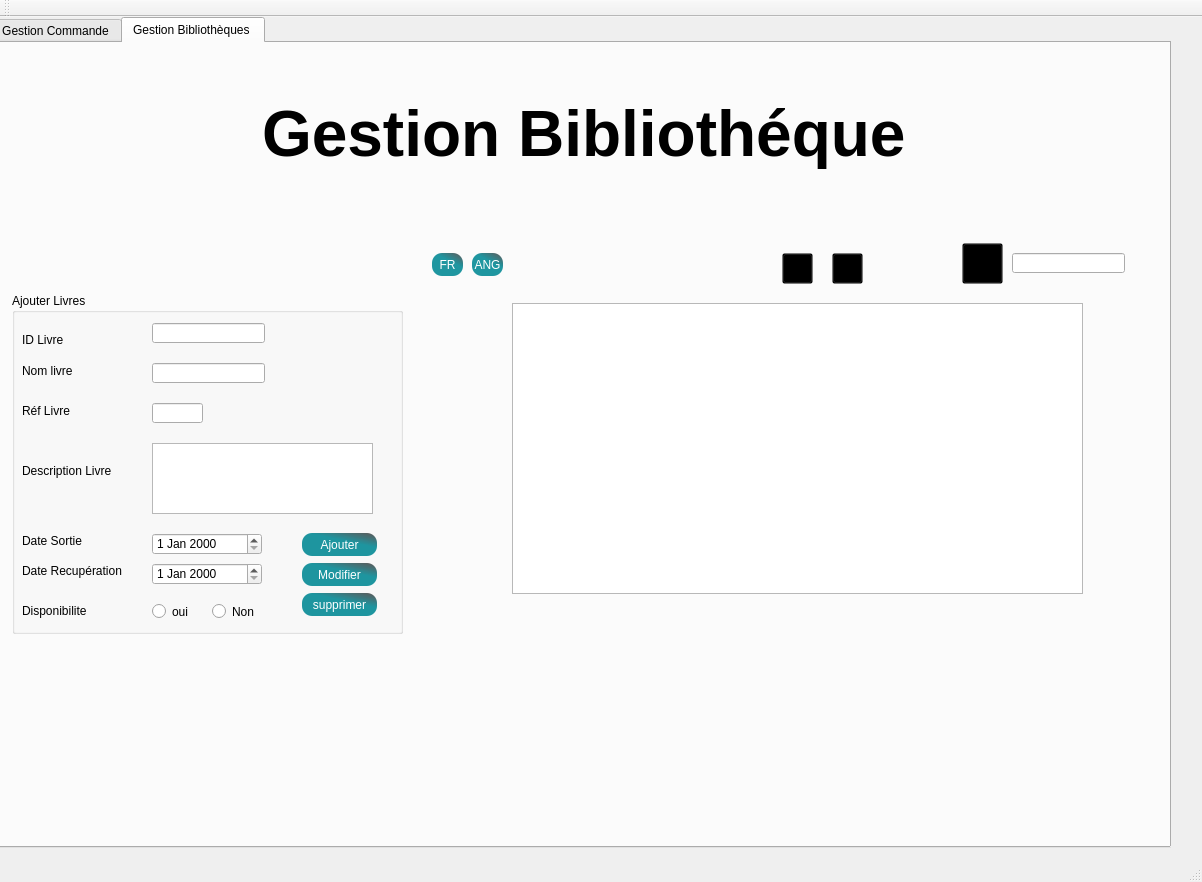
<?xml version="1.0" encoding="UTF-8"?>
<ui version="4.0">
 <class>MainWindow</class>
 <widget class="QMainWindow" name="MainWindow">
  <property name="geometry">
   <rect>
    <x>0</x>
    <y>0</y>
    <width>1202</width>
    <height>882</height>
   </rect>
  </property>
  <property name="windowTitle">
   <string>Gestion des Clients</string>
  </property>
  <widget class="QWidget" name="centralWidget">
   <widget class="QTabWidget" name="tabWidget">
    <property name="geometry">
     <rect>
      <x>-10</x>
      <y>0</y>
      <width>1181</width>
      <height>831</height>
     </rect>
    </property>
    <property name="styleSheet">
     <string notr="true"/>
    </property>
    <property name="currentIndex">
     <number>1</number>
    </property>
    <widget class="QWidget" name="tab">
     <attribute name="title">
      <string>Gestion Commande</string>
     </attribute>
     <widget class="QTableView" name="tableView_2">
      <property name="geometry">
       <rect>
        <x>420</x>
        <y>280</y>
        <width>671</width>
        <height>331</height>
       </rect>
      </property>
      <property name="styleSheet">
       <string notr="true">background-color: rgb(202, 202, 202);

border-color: rgb(15, 15, 15);</string>
      </property>
     </widget>
     <widget class="QGroupBox" name="groupBox">
      <property name="geometry">
       <rect>
        <x>40</x>
        <y>310</y>
        <width>371</width>
        <height>241</height>
       </rect>
      </property>
      <property name="title">
       <string>Ajouter commande</string>
      </property>
      <widget class="QLabel" name="label_2">
       <property name="geometry">
        <rect>
         <x>10</x>
         <y>80</y>
         <width>81</width>
         <height>20</height>
        </rect>
       </property>
       <property name="text">
        <string>ID_commande</string>
       </property>
      </widget>
      <widget class="QLabel" name="label_3">
       <property name="geometry">
        <rect>
         <x>10</x>
         <y>120</y>
         <width>61</width>
         <height>16</height>
        </rect>
       </property>
       <property name="text">
        <string>NB_produit</string>
       </property>
      </widget>
      <widget class="QLabel" name="label_5">
       <property name="geometry">
        <rect>
         <x>10</x>
         <y>160</y>
         <width>51</width>
         <height>20</height>
        </rect>
       </property>
       <property name="text">
        <string>Prix_total</string>
       </property>
      </widget>
      <widget class="QLineEdit" name="le_id">
       <property name="geometry">
        <rect>
         <x>110</x>
         <y>80</y>
         <width>113</width>
         <height>20</height>
        </rect>
       </property>
      </widget>
      <widget class="QLineEdit" name="le_nb">
       <property name="geometry">
        <rect>
         <x>110</x>
         <y>120</y>
         <width>113</width>
         <height>20</height>
        </rect>
       </property>
      </widget>
      <widget class="QLineEdit" name="le_prix">
       <property name="geometry">
        <rect>
         <x>110</x>
         <y>160</y>
         <width>113</width>
         <height>20</height>
        </rect>
       </property>
      </widget>
      <widget class="QPushButton" name="pb_ajouter">
       <property name="geometry">
        <rect>
         <x>280</x>
         <y>90</y>
         <width>75</width>
         <height>23</height>
        </rect>
       </property>
       <property name="styleSheet">
        <string notr="true">QPushButton
{
  
  border-radius: 10px;

background-color: qlineargradient(spread:pad, x1:0.613065, y1:0.511, x2:0.969, y2:0, stop:0.18593 rgba(2, 136, 148, 226), stop:0.959799 rgba(0, 0, 0, 161));
	
color:rgb(255, 255, 255);

}

QPushButton:hover,QPushButton:hover
{
    border: 4px solid QLinearGradient( x1: 2, y1: 2, x2: 2, y2: 3, stop: 0 #08E8DE , stop: 3 #d7801a);
}
</string>
       </property>
       <property name="text">
        <string>Ajouter</string>
       </property>
      </widget>
      <widget class="QLabel" name="label_4">
       <property name="geometry">
        <rect>
         <x>10</x>
         <y>200</y>
         <width>91</width>
         <height>20</height>
        </rect>
       </property>
       <property name="text">
        <string>Date_commande</string>
       </property>
      </widget>
      <widget class="QPushButton" name="pushButton_sup">
       <property name="geometry">
        <rect>
         <x>280</x>
         <y>170</y>
         <width>75</width>
         <height>23</height>
        </rect>
       </property>
       <property name="styleSheet">
        <string notr="true">QPushButton
{
  
  border-radius: 10px;

background-color: qlineargradient(spread:pad, x1:0.613065, y1:0.511, x2:0.969, y2:0, stop:0.18593 rgba(2, 136, 148, 226), stop:0.959799 rgba(0, 0, 0, 161));
	
color:rgb(255, 255, 255);

}

QPushButton:hover,QPushButton:hover
{
    border: 4px solid QLinearGradient( x1: 2, y1: 2, x2: 2, y2: 3, stop: 0 #08E8DE , stop: 3 #d7801a);
}
</string>
       </property>
       <property name="text">
        <string>Supprimer</string>
       </property>
      </widget>
      <widget class="QPushButton" name="pushButton_mod">
       <property name="geometry">
        <rect>
         <x>280</x>
         <y>130</y>
         <width>75</width>
         <height>23</height>
        </rect>
       </property>
       <property name="styleSheet">
        <string notr="true">QPushButton
{
  
  border-radius: 10px;

background-color: qlineargradient(spread:pad, x1:0.613065, y1:0.511, x2:0.969, y2:0, stop:0.18593 rgba(2, 136, 148, 226), stop:0.959799 rgba(0, 0, 0, 161));
	
color:rgb(255, 255, 255);

}

QPushButton:hover,QPushButton:hover
{
    border: 4px solid QLinearGradient( x1: 2, y1: 2, x2: 2, y2: 3, stop: 0 #08E8DE , stop: 3 #d7801a);
}
</string>
       </property>
       <property name="text">
        <string>Modefier</string>
       </property>
      </widget>
      <widget class="QDateEdit" name="dateEdit">
       <property name="geometry">
        <rect>
         <x>110</x>
         <y>200</y>
         <width>110</width>
         <height>22</height>
        </rect>
       </property>
      </widget>
     </widget>
     <widget class="QPushButton" name="pushButton_rch">
      <property name="geometry">
       <rect>
        <x>580</x>
        <y>240</y>
        <width>75</width>
        <height>23</height>
       </rect>
      </property>
      <property name="text">
       <string>recherche</string>
      </property>
     </widget>
     <widget class="QLineEdit" name="rch_2">
      <property name="geometry">
       <rect>
        <x>680</x>
        <y>240</y>
        <width>113</width>
        <height>20</height>
       </rect>
      </property>
     </widget>
     <widget class="QPushButton" name="tri_commande">
      <property name="geometry">
       <rect>
        <x>450</x>
        <y>240</y>
        <width>31</width>
        <height>23</height>
       </rect>
      </property>
      <property name="text">
       <string>Tri</string>
      </property>
     </widget>
     <widget class="QPushButton" name="Historique">
      <property name="geometry">
       <rect>
        <x>330</x>
        <y>240</y>
        <width>75</width>
        <height>23</height>
       </rect>
      </property>
      <property name="text">
       <string>historique</string>
      </property>
     </widget>
     <widget class="QFrame" name="frame">
      <property name="geometry">
       <rect>
        <x>10</x>
        <y>10</y>
        <width>120</width>
        <height>80</height>
       </rect>
      </property>
      <property name="autoFillBackground">
       <bool>false</bool>
      </property>
      <property name="styleSheet">
       <string notr="true">*{


background-color: transparent;
border-image: url(C:/Users/khaled/Desktop/logo.png);

}</string>
      </property>
      <property name="frameShape">
       <enum>QFrame::NoFrame</enum>
      </property>
      <property name="frameShadow">
       <enum>QFrame::Raised</enum>
      </property>
     </widget>
     <widget class="QGroupBox" name="groupBox_3">
      <property name="geometry">
       <rect>
        <x>140</x>
        <y>620</y>
        <width>201</width>
        <height>91</height>
       </rect>
      </property>
      <property name="title">
       <string>Tri</string>
      </property>
      <widget class="QComboBox" name="comboBox">
       <property name="geometry">
        <rect>
         <x>30</x>
         <y>40</y>
         <width>141</width>
         <height>22</height>
        </rect>
       </property>
       <item>
        <property name="text">
         <string>TRIER PAR </string>
        </property>
       </item>
      </widget>
      <widget class="QPushButton" name="pushButton_4">
       <property name="geometry">
        <rect>
         <x>120</x>
         <y>0</y>
         <width>75</width>
         <height>23</height>
        </rect>
       </property>
       <property name="text">
        <string>OK</string>
       </property>
      </widget>
     </widget>
     <widget class="QLabel" name="text_2">
      <property name="geometry">
       <rect>
        <x>290</x>
        <y>140</y>
        <width>871</width>
        <height>71</height>
       </rect>
      </property>
      <property name="font">
       <font>
        <pointsize>36</pointsize>
        <weight>75</weight>
        <bold>true</bold>
       </font>
      </property>
      <property name="text">
       <string>Gestion des Commandes</string>
      </property>
     </widget>
    </widget>
    <widget class="QWidget" name="tab_2">
     <attribute name="title">
      <string>Gestion Bibliothèques </string>
     </attribute>
     <widget class="QLabel" name="label_12">
      <property name="geometry">
       <rect>
        <x>0</x>
        <y>0</y>
        <width>1181</width>
        <height>831</height>
       </rect>
      </property>
      <property name="text">
       <string/>
      </property>
      <property name="pixmap">
       <pixmap>../../../../../projet c++/Nuit-de-leau.jpg</pixmap>
      </property>
      <property name="scaledContents">
       <bool>true</bool>
      </property>
      <property name="wordWrap">
       <bool>false</bool>
      </property>
     </widget>
     <widget class="QTableView" name="tableView_bib">
      <property name="geometry">
       <rect>
        <x>520</x>
        <y>260</y>
        <width>571</width>
        <height>291</height>
       </rect>
      </property>
      <property name="styleSheet">
       <string notr="true"/>
      </property>
     </widget>
     <widget class="QPushButton" name="pushButton_rch_livre">
      <property name="geometry">
       <rect>
        <x>970</x>
        <y>200</y>
        <width>41</width>
        <height>41</height>
       </rect>
      </property>
      <property name="styleSheet">
       <string notr="true">*{


background-color: transparent;
border-image: url(C:/Users/khaled/Desktop/projet/projet/image/cherchbtn.png);

}

*:hover
{

background-color: transparent;


}</string>
      </property>
      <property name="text">
       <string/>
      </property>
     </widget>
     <widget class="QGroupBox" name="groupBox_2">
      <property name="geometry">
       <rect>
        <x>20</x>
        <y>250</y>
        <width>391</width>
        <height>341</height>
       </rect>
      </property>
      <property name="title">
       <string>Ajouter Livres </string>
      </property>
      <widget class="QLineEdit" name="id_Liv">
       <property name="geometry">
        <rect>
         <x>140</x>
         <y>30</y>
         <width>113</width>
         <height>20</height>
        </rect>
       </property>
      </widget>
      <widget class="QLineEdit" name="nom_liv">
       <property name="geometry">
        <rect>
         <x>140</x>
         <y>70</y>
         <width>113</width>
         <height>20</height>
        </rect>
       </property>
      </widget>
      <widget class="QLineEdit" name="ref_liv">
       <property name="geometry">
        <rect>
         <x>140</x>
         <y>110</y>
         <width>51</width>
         <height>20</height>
        </rect>
       </property>
      </widget>
      <widget class="QTextEdit" name="desc_liv">
       <property name="geometry">
        <rect>
         <x>140</x>
         <y>150</y>
         <width>221</width>
         <height>71</height>
        </rect>
       </property>
      </widget>
      <widget class="QDateEdit" name="dateS_liv">
       <property name="geometry">
        <rect>
         <x>140</x>
         <y>240</y>
         <width>110</width>
         <height>22</height>
        </rect>
       </property>
      </widget>
      <widget class="QDateEdit" name="dateR_liv">
       <property name="geometry">
        <rect>
         <x>140</x>
         <y>270</y>
         <width>110</width>
         <height>22</height>
        </rect>
       </property>
      </widget>
      <widget class="QRadioButton" name="oui_liv">
       <property name="geometry">
        <rect>
         <x>140</x>
         <y>310</y>
         <width>82</width>
         <height>17</height>
        </rect>
       </property>
       <property name="text">
        <string>oui</string>
       </property>
      </widget>
      <widget class="QRadioButton" name="non_liv_2">
       <property name="geometry">
        <rect>
         <x>200</x>
         <y>310</y>
         <width>82</width>
         <height>17</height>
        </rect>
       </property>
       <property name="text">
        <string>Non</string>
       </property>
      </widget>
      <widget class="QLabel" name="l1">
       <property name="geometry">
        <rect>
         <x>10</x>
         <y>40</y>
         <width>47</width>
         <height>13</height>
        </rect>
       </property>
       <property name="text">
        <string>ID Livre</string>
       </property>
      </widget>
      <widget class="QLabel" name="l2">
       <property name="geometry">
        <rect>
         <x>10</x>
         <y>70</y>
         <width>111</width>
         <height>16</height>
        </rect>
       </property>
       <property name="text">
        <string>Nom livre</string>
       </property>
      </widget>
      <widget class="QLabel" name="l3">
       <property name="geometry">
        <rect>
         <x>10</x>
         <y>110</y>
         <width>111</width>
         <height>16</height>
        </rect>
       </property>
       <property name="text">
        <string>Réf Livre</string>
       </property>
      </widget>
      <widget class="QLabel" name="l4">
       <property name="geometry">
        <rect>
         <x>10</x>
         <y>170</y>
         <width>111</width>
         <height>16</height>
        </rect>
       </property>
       <property name="text">
        <string>Description Livre</string>
       </property>
      </widget>
      <widget class="QLabel" name="l6">
       <property name="geometry">
        <rect>
         <x>10</x>
         <y>270</y>
         <width>131</width>
         <height>16</height>
        </rect>
       </property>
       <property name="text">
        <string>Date Recupération</string>
       </property>
      </widget>
      <widget class="QLabel" name="l5">
       <property name="geometry">
        <rect>
         <x>10</x>
         <y>240</y>
         <width>111</width>
         <height>16</height>
        </rect>
       </property>
       <property name="text">
        <string>Date Sortie</string>
       </property>
      </widget>
      <widget class="QLabel" name="l7">
       <property name="geometry">
        <rect>
         <x>10</x>
         <y>310</y>
         <width>101</width>
         <height>16</height>
        </rect>
       </property>
       <property name="text">
        <string>Disponibilite</string>
       </property>
      </widget>
      <widget class="QPushButton" name="Liv_modifier">
       <property name="geometry">
        <rect>
         <x>290</x>
         <y>270</y>
         <width>75</width>
         <height>23</height>
        </rect>
       </property>
       <property name="styleSheet">
        <string notr="true">QPushButton
{
  
  border-radius: 10px;

background-color: qlineargradient(spread:pad, x1:0.613065, y1:0.511, x2:0.969, y2:0, stop:0.18593 rgba(2, 136, 148, 226), stop:0.959799 rgba(0, 0, 0, 161));
	
color:rgb(255, 255, 255);

}

QPushButton:hover,QPushButton:hover
{
    border: 4px solid QLinearGradient( x1: 2, y1: 2, x2: 2, y2: 3, stop: 0 #08E8DE , stop: 3 #d7801a);
}
</string>
       </property>
       <property name="text">
        <string>Modifier</string>
       </property>
      </widget>
      <widget class="QPushButton" name="liv_supprimer">
       <property name="geometry">
        <rect>
         <x>290</x>
         <y>300</y>
         <width>75</width>
         <height>23</height>
        </rect>
       </property>
       <property name="styleSheet">
        <string notr="true">QPushButton
{
  
  border-radius: 10px;

background-color: qlineargradient(spread:pad, x1:0.613065, y1:0.511, x2:0.969, y2:0, stop:0.18593 rgba(2, 136, 148, 226), stop:0.959799 rgba(0, 0, 0, 161));
	
color:rgb(255, 255, 255);

}

QPushButton:hover,QPushButton:hover
{
    border: 4px solid QLinearGradient( x1: 2, y1: 2, x2: 2, y2: 3, stop: 0 #08E8DE , stop: 3 #d7801a);
}
</string>
       </property>
       <property name="text">
        <string>supprimer</string>
       </property>
      </widget>
      <widget class="QPushButton" name="Liv_ajouter2">
       <property name="geometry">
        <rect>
         <x>290</x>
         <y>240</y>
         <width>75</width>
         <height>23</height>
        </rect>
       </property>
       <property name="styleSheet">
        <string notr="true">QPushButton
{
  
  border-radius: 10px;

background-color: qlineargradient(spread:pad, x1:0.613065, y1:0.511, x2:0.969, y2:0, stop:0.18593 rgba(2, 136, 148, 226), stop:0.959799 rgba(0, 0, 0, 161));
	
color:rgb(255, 255, 255);

}

QPushButton:hover,QPushButton:hover
{
    border: 4px solid QLinearGradient( x1: 2, y1: 2, x2: 2, y2: 3, stop: 0 #08E8DE , stop: 3 #d7801a);
}
</string>
       </property>
       <property name="text">
        <string>Ajouter</string>
       </property>
      </widget>
     </widget>
     <widget class="QLineEdit" name="rch_livre">
      <property name="geometry">
       <rect>
        <x>1020</x>
        <y>210</y>
        <width>113</width>
        <height>20</height>
       </rect>
      </property>
     </widget>
     <widget class="QPushButton" name="pushButton_tri_livre">
      <property name="geometry">
       <rect>
        <x>840</x>
        <y>210</y>
        <width>31</width>
        <height>31</height>
       </rect>
      </property>
      <property name="styleSheet">
       <string notr="true">*{


background-color: transparent;
border-image: url(C:/Users/khaled/Desktop/projet/projet/image/triup.png);

}

*:hover
{

background-color: transparent;


}</string>
      </property>
      <property name="text">
       <string/>
      </property>
     </widget>
     <widget class="QPushButton" name="pushButton">
      <property name="geometry">
       <rect>
        <x>790</x>
        <y>210</y>
        <width>31</width>
        <height>31</height>
       </rect>
      </property>
      <property name="styleSheet">
       <string notr="true">*{


background-color: transparent;
border-image: url(C:/Users/khaled/Desktop/projet/projet/image//print.png);

}

*:hover
{

background-color: transparent;


}</string>
      </property>
      <property name="text">
       <string/>
      </property>
     </widget>
     <widget class="QPushButton" name="pushButton_2">
      <property name="geometry">
       <rect>
        <x>440</x>
        <y>210</y>
        <width>31</width>
        <height>23</height>
       </rect>
      </property>
      <property name="styleSheet">
       <string notr="true">QPushButton
{
  
  border-radius: 10px;

background-color: qlineargradient(spread:pad, x1:0.613065, y1:0.511, x2:0.969, y2:0, stop:0.18593 rgba(2, 136, 148, 226), stop:0.959799 rgba(0, 0, 0, 161));
	
color:rgb(255, 255, 255);

}

QPushButton:hover,QPushButton:hover
{
    border: 4px solid QLinearGradient( x1: 2, y1: 2, x2: 2, y2: 3, stop: 0 #08E8DE , stop: 3 #d7801a);
}
</string>
      </property>
      <property name="text">
       <string>FR</string>
      </property>
     </widget>
     <widget class="QPushButton" name="pushButton_3">
      <property name="geometry">
       <rect>
        <x>480</x>
        <y>210</y>
        <width>31</width>
        <height>23</height>
       </rect>
      </property>
      <property name="styleSheet">
       <string notr="true">QPushButton
{
  
  border-radius: 10px;

background-color: qlineargradient(spread:pad, x1:0.613065, y1:0.511, x2:0.969, y2:0, stop:0.18593 rgba(2, 136, 148, 226), stop:0.959799 rgba(0, 0, 0, 161));
	
color:rgb(255, 255, 255);

}

QPushButton:hover,QPushButton:hover
{
    border: 4px solid QLinearGradient( x1: 2, y1: 2, x2: 2, y2: 3, stop: 0 #08E8DE , stop: 3 #d7801a);
}
</string>
      </property>
      <property name="text">
       <string>ANG</string>
      </property>
     </widget>
     <widget class="QLabel" name="text">
      <property name="geometry">
       <rect>
        <x>270</x>
        <y>40</y>
        <width>741</width>
        <height>101</height>
       </rect>
      </property>
      <property name="font">
       <font>
        <pointsize>48</pointsize>
        <weight>75</weight>
        <bold>true</bold>
       </font>
      </property>
      <property name="text">
       <string>Gestion Bibliothéque</string>
      </property>
     </widget>
     <widget class="QLabel" name="Date_2">
      <property name="geometry">
       <rect>
        <x>884</x>
        <y>628</y>
        <width>201</width>
        <height>41</height>
       </rect>
      </property>
      <property name="text">
       <string/>
      </property>
     </widget>
     <widget class="QLabel" name="digitalclock_2">
      <property name="geometry">
       <rect>
        <x>890</x>
        <y>600</y>
        <width>191</width>
        <height>51</height>
       </rect>
      </property>
      <property name="text">
       <string/>
      </property>
     </widget>
    </widget>
   </widget>
  </widget>
  <widget class="QMenuBar" name="menuBar">
   <property name="geometry">
    <rect>
     <x>0</x>
     <y>0</y>
     <width>1202</width>
     <height>21</height>
    </rect>
   </property>
  </widget>
  <widget class="QToolBar" name="mainToolBar">
   <attribute name="toolBarArea">
    <enum>TopToolBarArea</enum>
   </attribute>
   <attribute name="toolBarBreak">
    <bool>false</bool>
   </attribute>
  </widget>
  <widget class="QStatusBar" name="statusBar"/>
 </widget>
 <layoutdefault spacing="6" margin="11"/>
 <resources/>
 <connections/>
</ui>
